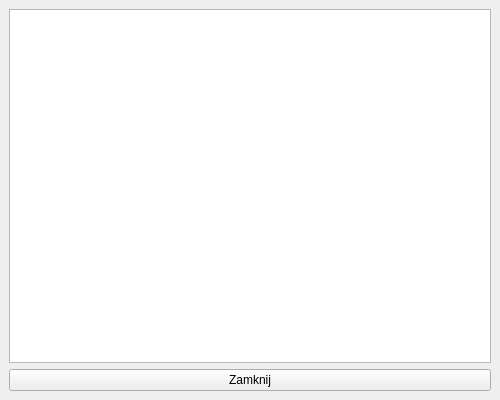
<?xml version="1.0" encoding="UTF-8"?>
<ui version="4.0">
 <class>HistoryDialog</class>
 <widget class="QWidget" name="HistoryDialog">
  <property name="geometry">
   <rect>
    <x>0</x>
    <y>0</y>
    <width>500</width>
    <height>400</height>
   </rect>
  </property>
  <property name="windowTitle">
   <string>System Bankowy z Wieloma Kontami</string>
  </property>
  <widget class="QWidget" name="centralwidget">
   <property name="geometry">
    <rect>
     <x>0</x>
     <y>0</y>
     <width>500</width>
     <height>400</height>
    </rect>
   </property>
   <layout class="QVBoxLayout" name="verticalLayout">
    <item>
     <widget class="QStackedWidget" name="stackedWidget">
      <property name="currentIndex">
       <number>0</number>
      </property>
      <widget class="QWidget" name="loginPage">
       <layout class="QVBoxLayout" name="vbox1">
        <item>
         <widget class="QTableView" name="viewTransactions"/>
        </item>
        <item>
         <widget class="QPushButton" name="btnClose">
          <property name="text">
           <string>Zamknij</string>
          </property>
         </widget>
        </item>
       </layout>
      </widget>
     </widget>
    </item>
   </layout>
  </widget>
 </widget>
 <resources/>
 <connections/>
</ui>
